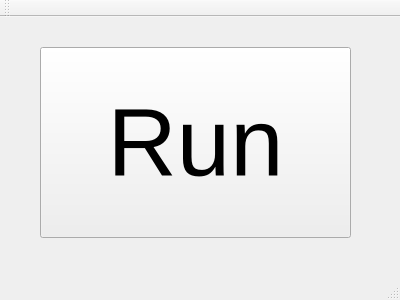
<?xml version="1.0" encoding="UTF-8"?>
<ui version="4.0">
 <class>MainWindow</class>
 <widget class="QMainWindow" name="MainWindow">
  <property name="geometry">
   <rect>
    <x>0</x>
    <y>0</y>
    <width>400</width>
    <height>300</height>
   </rect>
  </property>
  <property name="windowTitle">
   <string>MainWindow</string>
  </property>
  <widget class="QWidget" name="centralWidget">
   <widget class="QPushButton" name="runButton">
    <property name="geometry">
     <rect>
      <x>40</x>
      <y>30</y>
      <width>311</width>
      <height>191</height>
     </rect>
    </property>
    <property name="font">
     <font>
      <pointsize>72</pointsize>
     </font>
    </property>
    <property name="text">
     <string>Run</string>
    </property>
   </widget>
  </widget>
  <widget class="QMenuBar" name="menuBar">
   <property name="geometry">
    <rect>
     <x>0</x>
     <y>0</y>
     <width>400</width>
     <height>27</height>
    </rect>
   </property>
  </widget>
  <widget class="QToolBar" name="mainToolBar">
   <attribute name="toolBarArea">
    <enum>TopToolBarArea</enum>
   </attribute>
   <attribute name="toolBarBreak">
    <bool>false</bool>
   </attribute>
  </widget>
  <widget class="QStatusBar" name="statusBar"/>
 </widget>
 <layoutdefault spacing="6" margin="11"/>
 <resources/>
 <connections>
  <connection>
   <sender>runButton</sender>
   <signal>clicked()</signal>
   <receiver>MainWindow</receiver>
   <slot>clickedRunButton()</slot>
   <hints>
    <hint type="sourcelabel">
     <x>203</x>
     <y>144</y>
    </hint>
    <hint type="destinationlabel">
     <x>261</x>
     <y>271</y>
    </hint>
   </hints>
  </connection>
 </connections>
 <slots>
  <slot>clickedRunButton()</slot>
 </slots>
</ui>
